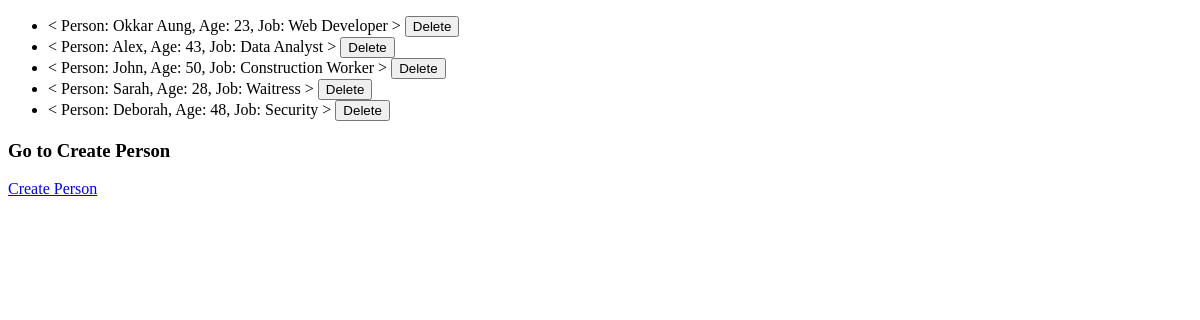
The page /people/ on the database its author committed.
### 10_Deploy_with _Docker/blueprint_app/blueprints/people/models.py (models this page shows, shortened)
class Person(db.Model):
    __tablename__ = "people"
    pid = db.Column(db.Integer, primary_key=True)
    name = db.Column(db.String, nullable=False)
    age = db.Column(db.Integer, nullable=False)
    job = db.Column(db.String)
    def __repr__(self):
        return f"< Person: {self.name}, Age: {self.age}, Job: {self.job} >"

### 10_Deploy_with _Docker/blueprint_app/blueprints/people/routes.py (the view)
@people.route("/")
def index():
    people = Person.query.all()
    return render_template("people/index.html", people=people)

### 10_Deploy_with _Docker/blueprint_app/blueprints/people/templates/people/index.html (shortened to what this page needs)
{% extends "base.html" %}
{% block content %}
    <ul>
        {% for person in people %}
            <li>
                {{ person }}
                <button onclick="deletePerson({{ person.pid }})">Delete</button>
            </li>
        {% endfor %}
    </ul>
    <h3>Go to Create Person</h3>
    <a href="{{url_for("people.create")}}">Create Person</a>
{% endblock  %}

### 10_Deploy_with _Docker/blueprint_app/templates/base.html (shortened to what this page needs)
<!DOCTYPE html>
<html lang="en">
<head>
    <link rel="stylesheet" type="text/css" href="{{url_for("static", filename="styles/style.css")}}">
</head>
<body>
    {% block content %}{% endblock  %}
</body>
</html>

### rows shown on the page
Person: name+age+job "< Person: Okkar Aung, Age: 23, Job: Web Developer >"
Person: name+age+job "< Person: Alex, Age: 43, Job: Data Analyst >"
Person: name+age+job "< Person: John, Age: 50, Job: Construction Worker >"
Person: name+age+job "< Person: Sarah, Age: 28, Job: Waitress >"
Person: name+age+job "< Person: Deborah, Age: 48, Job: Security >"
